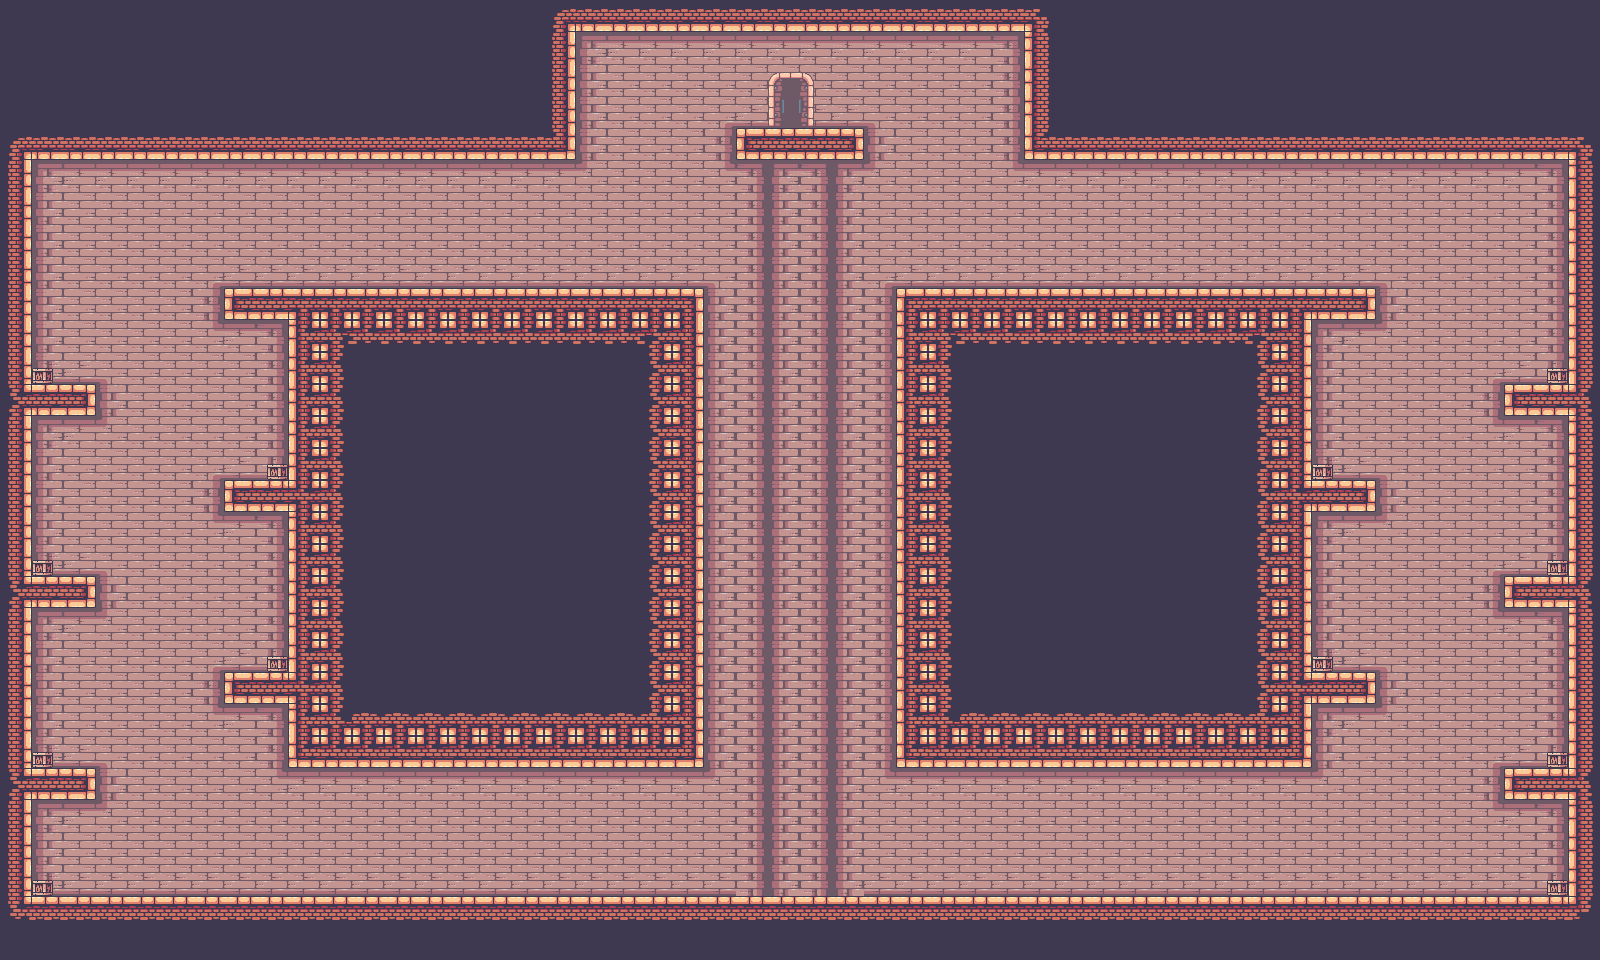

Below is a game level as drawn by its tile map, then a one-line description and the .tmx that defines it (tile-layer data replaced by summaries):
An orthogonal 50x30 tile map with 32x32 px tiles, 2 tile layers (Background, WallsandPlatforms) and 23 objects.

<map version="1.4" tiledversion="1.4.2" orientation="orthogonal" renderorder="right-down" width="50" height="30" tilewidth="32" tileheight="32" infinite="0" nextlayerid="6" nextobjectid="38">
 <tileset firstgid="1" source="combine.tsx" />
 <layer id="1" name="Background" width="50" height="30" locked="1">
  <data>[1500 cells, 1500 non-empty, 14 distinct tile ids]</data>
 </layer>
 <layer id="2" name="WallsandPlatforms" width="50" height="30" locked="1">
  <data>[1500 cells, 774 non-empty, 37 distinct tile ids]</data>
 </layer>
 <objectgroup id="3" name="Collisions" locked="1">
  <object id="14" x="0" y="0" width="576" height="160" />
  <object id="15" x="576" y="0" width="448" height="32" />
  <object id="16" x="1024" y="0" width="576" height="160" />
  <object id="17" x="0" y="160" width="32" height="800" />
  <object id="18" x="32" y="896" width="1536" height="64" />
  <object id="19" x="1568" y="160" width="32" height="800" />
  <object id="20" x="896" y="288" width="416" height="480" />
  <object id="21" x="288" y="288" width="416" height="480" />
  <object id="22" x="736" y="128" width="128" height="32" />
  <object id="23" x="1312" y="288" width="64" height="32" />
  <object id="24" x="1312" y="480" width="64" height="32" />
  <object id="25" x="1312" y="672" width="64" height="32" />
  <object id="26" x="1504" y="576" width="64" height="32" />
  <object id="27" x="1504" y="384" width="64" height="32" />
  <object id="28" x="1504" y="768" width="64" height="32" />
  <object id="29" x="32" y="384" width="64" height="32" />
  <object id="30" x="224" y="288" width="64" height="32" />
  <object id="32" x="224" y="480" width="64" height="32" />
  <object id="33" x="224" y="672" width="64" height="32" />
  <object id="34" x="32" y="576" width="64" height="32" />
  <object id="35" x="32" y="768" width="64" height="32" />
 </objectgroup>
 <objectgroup id="4" name="Doors" locked="1">
  <object id="36" x="768" y="64" width="32" height="64" />
 </objectgroup>
 <objectgroup id="5" name="SpawnArea" locked="1">
  <object id="37" x="768" y="192" width="64" height="32" />
 </objectgroup>
</map>
